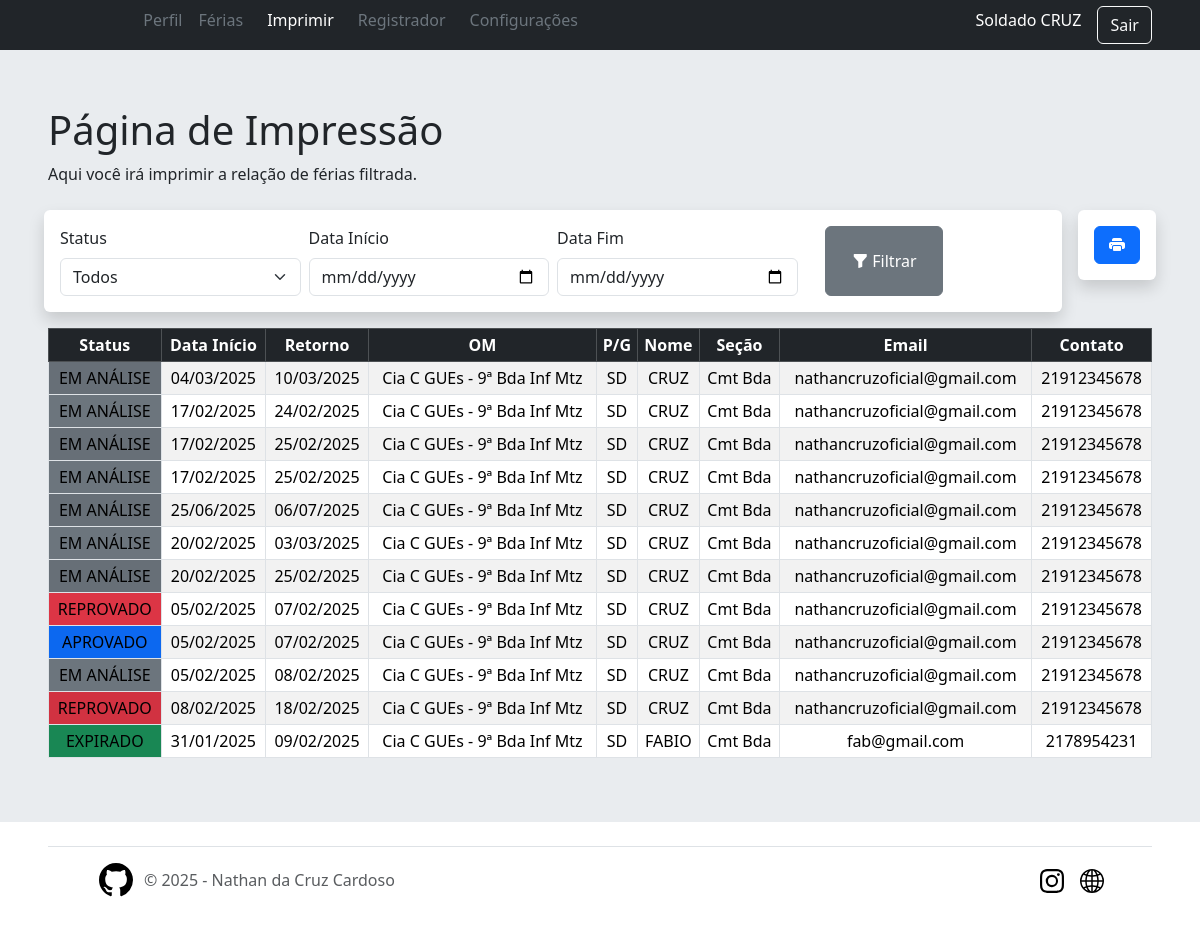
Screenshot of /user/imprimir (signed in) with the database file from the repository.
### app/models/tables.py (models this page shows, shortened)
class Patente(db.Model):
    __tablename__ = 'patentes'
    id = db.Column(db.Integer, primary_key=True)
    abrev = db.Column(db.String(50), nullable=False)
    posto = db.Column(db.String(50), nullable=False)
    users = db.relationship("User",  back_populates='patente')

class User(db.Model, UserMixin):
    __tablename__ = "users"
    id = db.Column(db.Integer, primary_key=True, nullable=False)
    username = db.Column(db.String(30), nullable=False)
    password = db.Column(db.String(255), nullable=False)  # Aumentando o tamanho para suporte a hash
    military_id = db.Column(db.String(30), unique=True, nullable=False)
    nome_completo = db.Column(db.String(30), unique=True, nullable=False)
    nome_guerra = db.Column(db.String(30), nullable=False)
    data_nascimento = db.Column(db.Date, nullable=False)
    nivel = db.Column(db.Integer, nullable=False, default=0)
    dias_disp = db.Column(db.Integer, nullable=False)
    email = db.Column(db.String(30), unique=True, nullable=False)
    telefone = db.Column(db.String(30), unique=True, nullable=False)
    fg_secao_id = db.Column(db.Integer, db.ForeignKey('secoes.id'), nullable=False)
    fg_organization_id = db.Column(db.Integer, db.ForeignKey('organizacoes.id'), nullable=False)
    fg_patente_id = db.Column(db.Integer, db.ForeignKey('patentes.id'), nullable=False)
    patente = db.relationship("Patente",  back_populates='users')
    organizacao = db.relationship("Organizacao",  back_populates='users')
    secao = db.relationship("Secao",  back_populates='users')
    ferias = db.relationship("Vacation",  back_populates='user')

class Vacation(db.Model):
    __tablename__ = "vacations"
    id = db.Column(db.Integer, primary_key=True, nullable=False)
    data_inicio = db.Column(db.Date, nullable=False)
    data_fim = db.Column(db.Date, nullable=False)
    data_registro = db.Column(db.Date, nullable=False)
    data_retorno = db.Column(db.Date, nullable=False)
    destino = db.Column(db.String(30), nullable=False)
    motivo = db.Column(db.String(255))
    dias = db.Column(db.Integer, nullable=False)
    fg_users_id = db.Column(db.Integer, db.ForeignKey('users.id'), nullable=False)
    fg_states_id = db.Column(db.Integer, db.ForeignKey('states.id'), nullable=False)
    user = db.relationship("User", back_populates='ferias')
    state = db.relationship("State", back_populates='ferias')

class State(db.Model):
    __tablename__ = 'states'
    id = db.Column(db.Integer, primary_key=True)
    abrev = db.Column(db.String(50), nullable=False)
    desc = db.Column(db.String(50), nullable=False)
    ferias = db.relationship("Vacation", back_populates='state')

class Organizacao(db.Model):
    __tablename__ = 'organizacoes'
    id = db.Column(db.Integer, primary_key=True)
    abrev = db.Column(db.String(50), nullable=False)
    name = db.Column(db.String(100), nullable=False)
    users = db.relationship("User",  back_populates='organizacao')

class Secao(db.Model):
    __tablename__ = 'secoes'
    id = db.Column(db.Integer, primary_key=True)
    section = db.Column(db.String(50), nullable=False)
    email = db.Column(db.String(100), nullable=False)
    users = db.relationship("User",  back_populates='secao')

### app/routes/user.py (the view)
@user_bp.route('/imprimir')
@required_level(2)
def imprimir():
    status = request.args.get("status")
    data_inicio = request.args.get("data_inicio")
    data_fim = request.args.get("data_fim")
    search = request.args.get("search")
    query = Vacation.query
    if status:
        query = query.join(State).filter(State.id == status)
    if data_inicio:
        query = query.filter(Vacation.data_inicio >= data_inicio)
    if data_fim:
        query = query.filter(Vacation.data_fim <= data_fim)
    if current_user.nivel == 3:
        vacations = query.join(User).order_by(Vacation.id.desc()).all()
    elif current_user.nivel == 2:
        vacations = query.join(User).order_by(Vacation.id.desc()).filter(User.fg_organization_id == current_user.fg_organization_id).all()
    return render_template("user/imprimir.html", vacations=vacations)

### app/controllers/home.py (called while the page is built)
@lm.user_loader
def load_user(user_id):
    return User.query.get(int(user_id))

### app/routes/user.py (called while the page is built)
@user_bp.before_request
@login_required
def require_login():
    pass

### app/templates/user/imprimir.html (shortened to what this page needs)
{% extends 'layouts/base.html' %}
{% block content %}
<h1>Página de Impressão</h1>
<p>Aqui você irá imprimir a relação de férias filtrada.</p>
<div class="row">
<div class="col-md-11 p-2">
  <div class="mb-2 bg-white shadow rounded-2 p-3 justify-content-between">
    <form method="GET" action="{{ url_for('user.imprimir') }}" class="row g-2">
      <div class="col-3">
        <label for="statusSelect" class="form-label">Status</label>
        <select id="statusSelect" name="status" class="form-select">
          <option value="">Todos</option>
        </select>
      </div>
      <div class="col-3">
        <label for="dataInicio" class="form-label">Data Início</label>
        <input type="date" id="dataInicio" name="data_inicio" class="form-control">
      </div>
      <div class="col-3">
        <label for="dataFim" class="form-label">Data Fim</label>
        <input type="date" id="dataFim" name="data_fim" class="form-control">
      </div>
      <div class="col-2 d-flex justify-content-center">
        <button type="submit" class="btn btn-secondary w-75"><i class="bi bi-funnel-fill"></i> Filtrar</button>
      </div>
    </form>
  </div>
</div>
<div class="col-md-1 p-2">
  <div class="mb-2 bg-white shadow rounded-2 p-3 d-flex">
    <a class="btn btn-primary w-100" href="{{ url_for('user.gerar_relatorio', **request.args) }}"><i class="bi bi-printer-fill"></i></a>
  </div>
</div>
  <div class="col-12">
    <table class="table table-sm table-striped table-hover table-bordered align-middle">
      <thead class="table-dark text-center sticky-top">
        <tr>
          <th scope="col">Status</th>
          <th scope="col">Data Início</th>
          <th scope="col">Retorno</th>
          <th scope="col">OM</th>
          <th scope="col">P/G</th>
          <th scope="col">Nome</th>
          <th scope="col">Seção</th>
          <th scope="col">Email</th>
          <th scope="col">Contato</th>
        </tr>
      </thead>
      <tbody id="userTable">
        {% for ferias in vacations %}
          <tr class="text-center">
            <td class="{{ 'bg-secondary' if ferias.state.id == 1 else
                        'bg-primary' if ferias.state.id == 2 else
                        'bg-danger' if ferias.state.id == 3 else
                        'bg-success' if ferias.state.id == 4 else
                        'bg-warning' if ferias.state.id == 5 else
                        'bg-secondary' }}">{{ ferias.state.desc }}</td>
            <td>{{ ferias.data_inicio.strftime('%d/%m/%Y') }}</td>
            <td>{{ ferias.data_retorno.strftime('%d/%m/%Y') }}</td>
            <td>{{ ferias.user.organizacao.name }}</td>
            <td>{{ ferias.user.patente.abrev }}</td>
            <td>{{ ferias.user.nome_guerra }}</td>
            <td>{{ ferias.user.secao.section }}</td>
            <td>{{ ferias.user.email }}</td>
            <td>{{ ferias.user.telefone }}</td>
          </tr>
        {% endfor %}
      </tbody>
    </table>
  </div>
</div>
{% endblock %}

### app/templates/shared/header.html (shortened to what this page needs)
<header class="text-bg-dark shadow">
  <div class="container-fluid">
    <div class="row mx-3 align-items-center">
      <div class="col-1 p-2 order-1">
      </div>
      {% if current_user.is_authenticated %}
      <div class="col-12 col-md-8 order-md-3 order-4 ">
        {% include 'layouts/navbar.html' %}
      </div>
      <div class="col-md-3 col-11 hstack order-3 accordion justify-content-end">
        <h6 class="me-3" role="search">{{ current_user.patente.posto + " " + current_user.nome_guerra }}</h6>
        <a href="{{ url_for('user.logout') }}" class="btn btn-outline-light me-2">Sair</a>
      </div>
      {% endif %}
    </div>
  </div>
</header>

### app/static/css/sign-in.css (style rules this page uses)
html, body { height: 100%; }

### rows the page displays
Patente: patente "Soldado CRUZ"
Vacation: state.desc "EM ANÁLISE", data_inicio "04/03/2025", data_retorno "10/03/2025", user.organizacao.name "Cia C GUEs - 9ª Bda Inf Mtz", user.patente.abrev "SD", user.nome_guerra "CRUZ", user.secao.section "Cmt Bda", user.email "nathancruzoficial@gmail.com", user.telefone "21912345678"
Vacation: state.desc "EM ANÁLISE", data_inicio "17/02/2025", data_retorno "24/02/2025", user.organizacao.name "Cia C GUEs - 9ª Bda Inf Mtz", user.patente.abrev "SD", user.nome_guerra "CRUZ", user.secao.section "Cmt Bda", user.email "nathancruzoficial@gmail.com", user.telefone "21912345678"
Vacation: state.desc "EM ANÁLISE", data_inicio "17/02/2025", data_retorno "25/02/2025", user.organizacao.name "Cia C GUEs - 9ª Bda Inf Mtz", user.patente.abrev "SD", user.nome_guerra "CRUZ", user.secao.section "Cmt Bda", user.email "nathancruzoficial@gmail.com", user.telefone "21912345678"
Vacation: state.desc "EM ANÁLISE", data_inicio "17/02/2025", data_retorno "25/02/2025", user.organizacao.name "Cia C GUEs - 9ª Bda Inf Mtz", user.patente.abrev "SD", user.nome_guerra "CRUZ", user.secao.section "Cmt Bda", user.email "nathancruzoficial@gmail.com", user.telefone "21912345678"
Vacation: state.desc "EM ANÁLISE", data_inicio "25/06/2025", data_retorno "06/07/2025", user.organizacao.name "Cia C GUEs - 9ª Bda Inf Mtz", user.patente.abrev "SD", user.nome_guerra "CRUZ", user.secao.section "Cmt Bda", user.email "nathancruzoficial@gmail.com", user.telefone "21912345678"
Vacation: state.desc "EM ANÁLISE", data_inicio "20/02/2025", data_retorno "03/03/2025", user.organizacao.name "Cia C GUEs - 9ª Bda Inf Mtz", user.patente.abrev "SD", user.nome_guerra "CRUZ", user.secao.section "Cmt Bda", user.email "nathancruzoficial@gmail.com", user.telefone "21912345678"
Vacation: state.desc "EM ANÁLISE", data_inicio "20/02/2025", data_retorno "25/02/2025", user.organizacao.name "Cia C GUEs - 9ª Bda Inf Mtz", user.patente.abrev "SD", user.nome_guerra "CRUZ", user.secao.section "Cmt Bda", user.email "nathancruzoficial@gmail.com", user.telefone "21912345678"
Vacation: state.desc "REPROVADO", data_inicio "05/02/2025", data_retorno "07/02/2025", user.organizacao.name "Cia C GUEs - 9ª Bda Inf Mtz", user.patente.abrev "SD", user.nome_guerra "CRUZ", user.secao.section "Cmt Bda", user.email "nathancruzoficial@gmail.com", user.telefone "21912345678"
Vacation: state.desc "APROVADO", data_inicio "05/02/2025", data_retorno "07/02/2025", user.organizacao.name "Cia C GUEs - 9ª Bda Inf Mtz", user.patente.abrev "SD", user.nome_guerra "CRUZ", user.secao.section "Cmt Bda", user.email "nathancruzoficial@gmail.com", user.telefone "21912345678"
Vacation: state.desc "EM ANÁLISE", data_inicio "05/02/2025", data_retorno "08/02/2025", user.organizacao.name "Cia C GUEs - 9ª Bda Inf Mtz", user.patente.abrev "SD", user.nome_guerra "CRUZ", user.secao.section "Cmt Bda", user.email "nathancruzoficial@gmail.com", user.telefone "21912345678"
Vacation: state.desc "REPROVADO", data_inicio "08/02/2025", data_retorno "18/02/2025", user.organizacao.name "Cia C GUEs - 9ª Bda Inf Mtz", user.patente.abrev "SD", user.nome_guerra "CRUZ", user.secao.section "Cmt Bda", user.email "nathancruzoficial@gmail.com", user.telefone "21912345678"
Vacation: state.desc "EXPIRADO", data_inicio "31/01/2025", data_retorno "09/02/2025", user.organizacao.name "Cia C GUEs - 9ª Bda Inf Mtz", user.patente.abrev "SD", user.nome_guerra "FABIO", user.secao.section "Cmt Bda", user.email "fab@gmail.com", user.telefone "2178954231"
